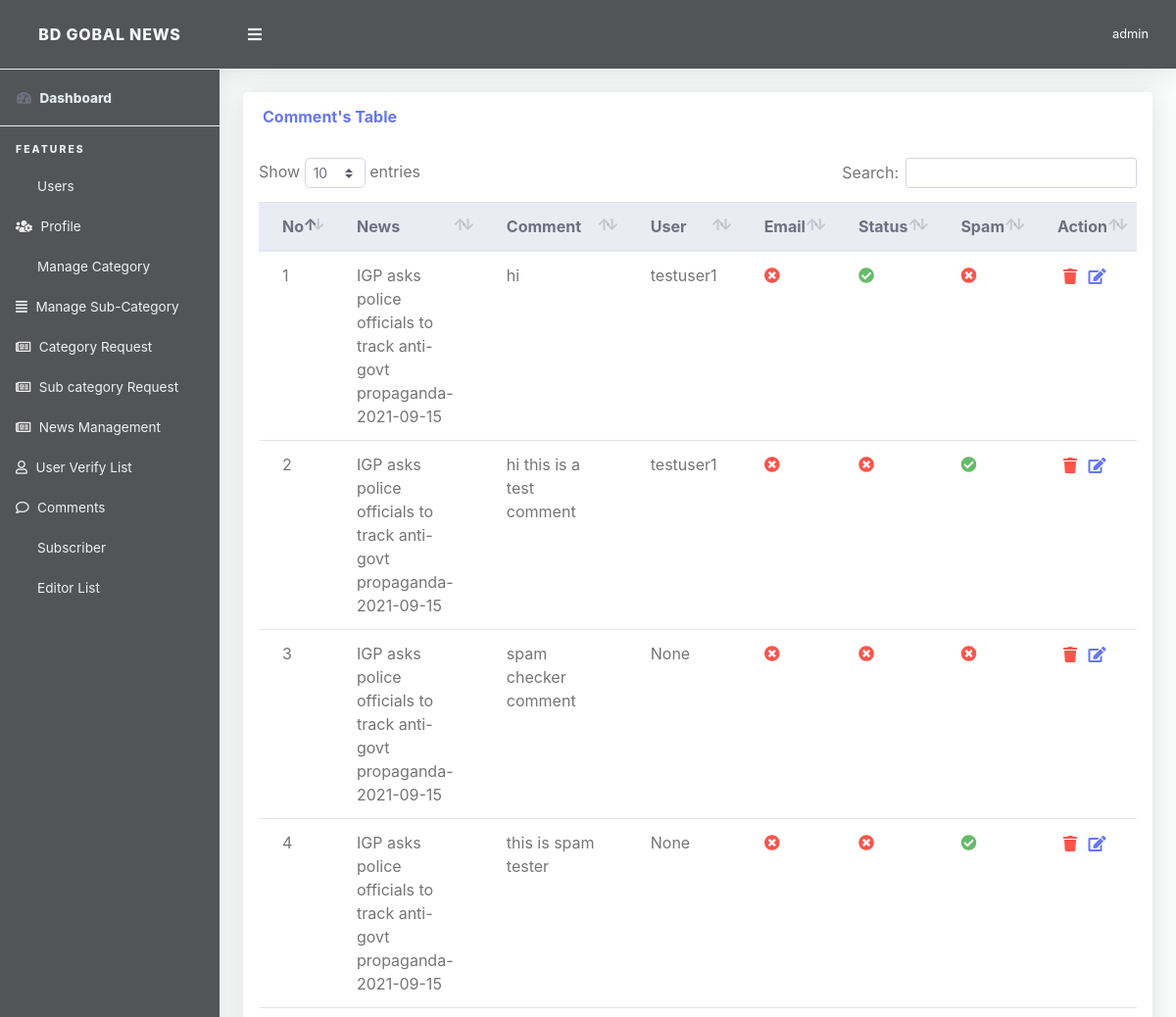
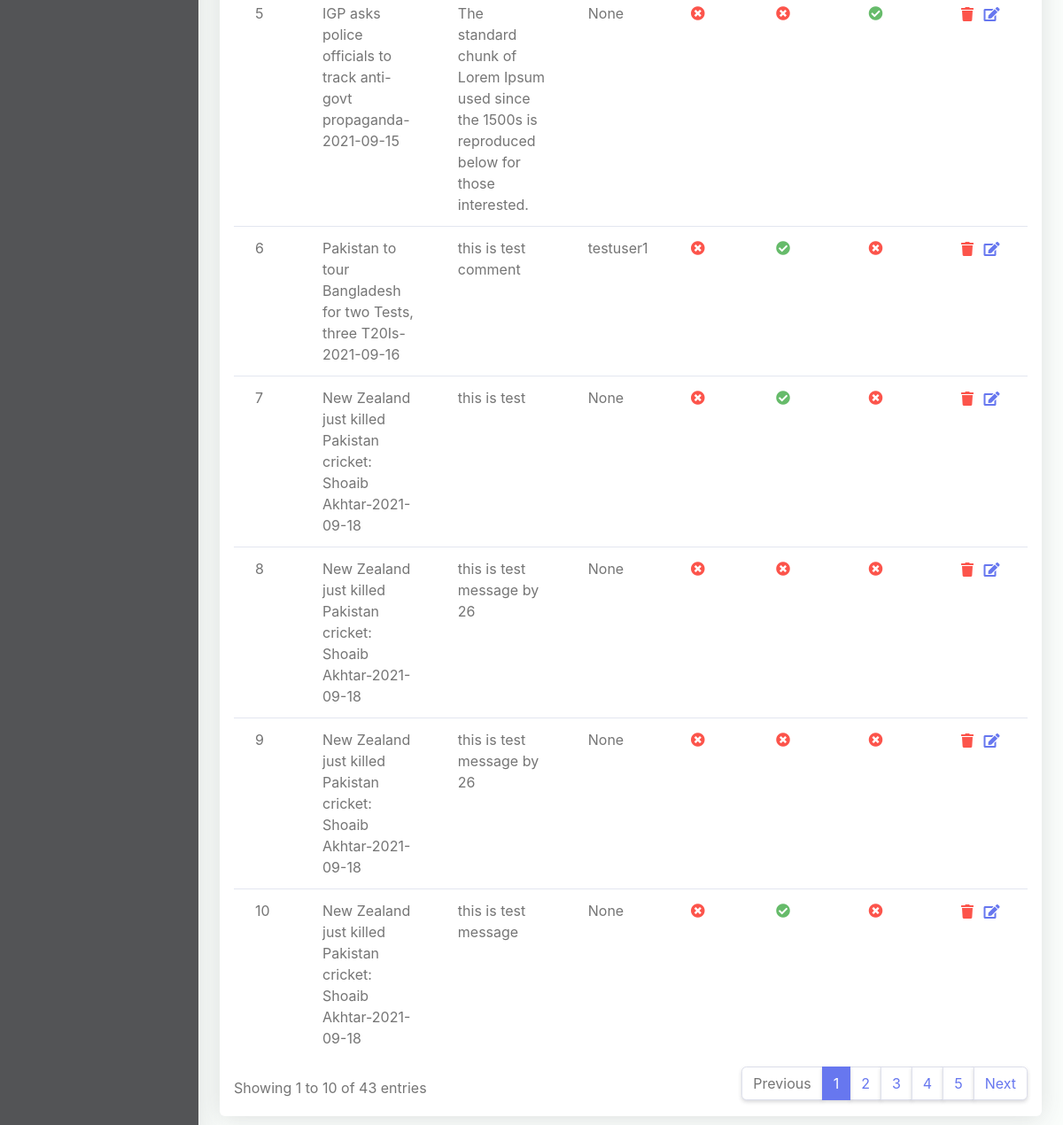
Page /superadmin/comment-list (signed in) on the committed database (2 pictures, top to bottom).
### App_News/models.py (models this page shows, shortened)
class Comment(models.Model):
    post = models.ForeignKey(News, on_delete=models.CASCADE)
    user = models.ForeignKey(User, on_delete=models.CASCADE, blank=True, null=True)
    name = models.CharField(max_length=100, blank=True)
    email = models.EmailField(blank=True)
    reply = models.ForeignKey('Comment', on_delete=models.CASCADE, null=True, related_name="replies")
    content = models.TextField(max_length=160)
    status = models.BooleanField(default=True)
    spam = models.BooleanField(default=False)
    timestamp = models.DateTimeField(auto_now_add=True)

class News(models.Model):
    author = models.ForeignKey(User, on_delete=models.CASCADE)
    news_title = models.CharField(max_length=200)
    category = models.ForeignKey(Category, on_delete=models.SET_NULL, null=True)
    subcategory = models.ForeignKey(Subcategory, on_delete=models.SET_NULL, null=True, blank=True)
    description = RichTextUploadingField(null=True)
    short_description = models.TextField(default="")
    thumbnail = models.ImageField(upload_to="thumbnail/", default='default.jpg')
    publish = models.BooleanField(default=True)
    draft = models.BooleanField(default=False)
    like = models.ManyToManyField(User, related_name="like", blank=True)
    spam = models.ManyToManyField(User, related_name="spam", blank=True)
    publish_date = models.DateField(auto_now=False, default=date.today, auto_now_add=False, null=True, blank=True)
    post_date = models.DateTimeField(auto_now=False, auto_now_add=True)
    def __str__(self):
        return '{}-{}'.format(self.news_title, self.post_date.date())

### App_Admin/views.py (the view)
# urls.py: path('comment-list',views.CommentList,name='comment_list'),
@login_required(login_url='App_Admin:superadmin_login')
def CommentList(request):
    if request.user.is_superuser:
        try:
            comment_list=Comment.objects.all().order_by("-timestamp")
            context={
                'comment_list':comment_list,
            }
        except:
            return redirect('App_Admin:dashboard')
        return render(request,'App_Admin/commentslist.html',context)
    else:
        return redirect('App_News:index')

### templates/App_Admin/commentslist.html (shortened to what this page needs)
{% extends 'App_Admin/base.html' %}
{% load crispy_forms_tags %}
{% block content %}
<div class="container">
          <div class="row mb-3">
          <div class="col-lg-12">
              <div class="card mb-4">
                <div class="card-header py-3 d-flex flex-row align-items-center justify-content-between">
                  <h6 class="m-0 font-weight-bold text-primary">Comment's Table</h6>
                </div>
                <div class="table-responsive p-3">
                  <table class="table align-items-center table-flush table-hover" id="dataTableHover">
                    <thead class="thead-light">
                      <tr>
                        <th>No</th>
                        <th>News</th>
                        <th>Comment</th>
                        <th>User</th>
                        <th>Email</th>
                        <th>Status</th>
                        <th>Spam</th>
                        <th>Action</th>
                      </tr>
                    </thead>
                    <tbody>
                    {% for g in comment_list %}
                      <tr>
                        <td>{{ forloop.counter }}</td>
                        <td>{{ g.post }}</td>
                        <td>{{ g.content }}</td>
                        <td>{{ g.user }}</td>
                        {% if g.email == True %}
                        <td>{{ g.email }}</td>
                        {% else %}
                          <td><i class="fa fa-times-circle text-danger"></i></td>
                        {% endif %}
                        {% if g.status == True %}
                        <td><i class="fa fa-check-circle text-success"></i></td>
                        {% else %}
                          <td><i class="fa fa-times-circle text-danger"></i></td>
                        {% endif %}
                        {% if g.spam == True %}
                        <td><i class="fa fa-check-circle text-success"></i></td>
                        {% else %}
                          <td><i class="fa fa-times-circle text-danger"></i></td>
                        {% endif %}
                        <td>
                          <button style="border: none;background: no-repeat;outline: none;" data-toggle="modal" value="{{ g.id }}" data-target="#comment_delete">
                                <i class="fa fa-trash text-danger"></i></button>
                            <a href="{% url 'App_Admin:commentupdate' g.id %}"><i class="text-primary fas fa-fw fa-edit" style="color: #801d3b;"></i></a>
                        </td>
                      </tr>
                     {% endfor %}
                    </tbody>
                  </table>
                </div>
              </div>
            </div>
          </div>
</div>
{% endblock %}

### templates/App_Admin/base.html (shortened to what this page needs)
<!DOCTYPE html>
<html lang="en">
{% load static %}
<head>
  <link href="{% static 'superadmin/vendor/fontawesome-free/css/all.min.css' %}" rel="stylesheet" type="text/css">
  <link href="{% static 'superadmin/vendor/bootstrap/css/bootstrap.min.css' %}" rel="stylesheet" type="text/css">
  <link href="{% static 'superadmin/css/ruang-admin.min.css' %}" rel="stylesheet">
  <link href="{% static 'superadmin/vendor/datatables/dataTables.bootstrap4.min.css' %}" rel="stylesheet">
    <link href="{% static 'superadmin/vendor/select2/dist/css/select2.min.css' %}" rel="stylesheet" type="text/css">
<link rel="stylesheet" href="https://pro.fontawesome.com/releases/v5.10.0/css/all.css"/>
</head>
<body id="page-top">
  <div id="wrapper">
    <ul class="navbar-nav sidebar sidebar-light accordion" id="accordionSidebar">
      <a class="sidebar-brand d-flex align-items-center justify-content-center" href="{% url 'App_News:index' %}">
        <div class="sidebar-brand-icon">
            BD GOBAL NEWS
        </div>
      </a>
      <hr class="sidebar-divider my-0">
      <li class="nav-item active">
        <a class="nav-link" href="{% url 'App_Admin:dashboard' %}">
          <i class="fas fa-fw fa-tachometer-alt"></i>
          <span class="text-light">Dashboard</span></a>
      </li>
      <hr class="sidebar-divider">
      <div class="sidebar-heading">
        Features
      </div>
         {% include 'App_Admin/admin_sidebar_option.html' %}
    </ul>
    <div id="content-wrapper" class="d-flex flex-column">
      <div id="content">
        <nav class="navbar navbar-expand navbar-light bg-navbar topbar mb-4 static-top">
          <button id="sidebarToggleTop" class="btn btn-link rounded-circle mr-3">
            <i class="fa fa-bars"></i>
          </button>
            <ul class="navbar-nav ml-auto">
            <li class="nav-item dropdown no-arrow">
              <a class="nav-link dropdown-toggle" href="#" id="userDropdown" role="button" data-toggle="dropdown"
                aria-haspopup="true" aria-expanded="false">
                <span class="ml-2 d-none d-lg-inline text-white small">{{ request.user }}</span>
              </a>
            </li>
          </ul>
        </nav>
       {% block content %}
       {% endblock %}
      </div>
    </div>
  </div>
</body>
</html>

### templates/App_Admin/base.html (style rules this page uses)
.sidebar-light .sidebar-brand { color: #fafafa; background-color: #535456; }
.bg-navbar { color: #fafafa; background-color: #535456 }
.sidebar { color: #fafafa; background-color:#535456 !important; }
.sidebar-light .sidebar-heading { color: #f0f0f0; }
.sidebar-light .nav-item .nav-link { color: #f0f0f0; }
.sidebar-light .nav-item .nav-link i { color: #f0f0f0; }

### rows in the picture
Comment: post "IGP asks police officials to track anti-govt propaganda-2021-09-15", content "hi", user "testuser1", status True (drawn), spam False (drawn), {{ g.id }} 183 (drawn)
Comment: post "IGP asks police officials to track anti-govt propaganda-2021-09-15", content "hi this is a test comment", user "testuser1", status False (drawn), spam True (drawn), {{ g.id }} 182 (drawn)
Comment: post "IGP asks police officials to track anti-govt propaganda-2021-09-15", content "spam checker comment", user "None", status False (drawn), spam False (drawn), {{ g.id }} 181 (drawn)
Comment: post "IGP asks police officials to track anti-govt propaganda-2021-09-15", content "this is spam tester", user "None", status False (drawn), spam True (drawn), {{ g.id }} 180 (drawn)
Comment: post "IGP asks police officials to track anti-govt propaganda-2021-09-15", content "The standard chunk of Lorem Ipsum used since the 1500s is reproduced below for those interested.", user "None", status False (drawn), spam True (drawn), {{ g.id }} 174 (drawn)
Comment: post "Pakistan to tour Bangladesh for two Tests, three T20Is-2021-09-16", content "this is test comment", user "testuser1", status True (drawn), spam False (drawn), {{ g.id }} 172 (drawn)
Comment: post "New Zealand just killed Pakistan cricket: Shoaib Akhtar-2021-09-18", content "this is test", user "None", status True (drawn), spam False (drawn), {{ g.id }} 157 (drawn)
Comment: post "New Zealand just killed Pakistan cricket: Shoaib Akhtar-2021-09-18", content "this is test message by 26", user "None", status False (drawn), spam False (drawn), {{ g.id }} 156 (drawn)
Comment: post "New Zealand just killed Pakistan cricket: Shoaib Akhtar-2021-09-18", content "this is test message by 26", user "None", status False (drawn), spam False (drawn), {{ g.id }} 155 (drawn)
Comment: post "New Zealand just killed Pakistan cricket: Shoaib Akhtar-2021-09-18", content "this is test message", user "None", status True (drawn), spam False (drawn), {{ g.id }} 154 (drawn)

### other values in the picture
{{ request.user }} "admin"
